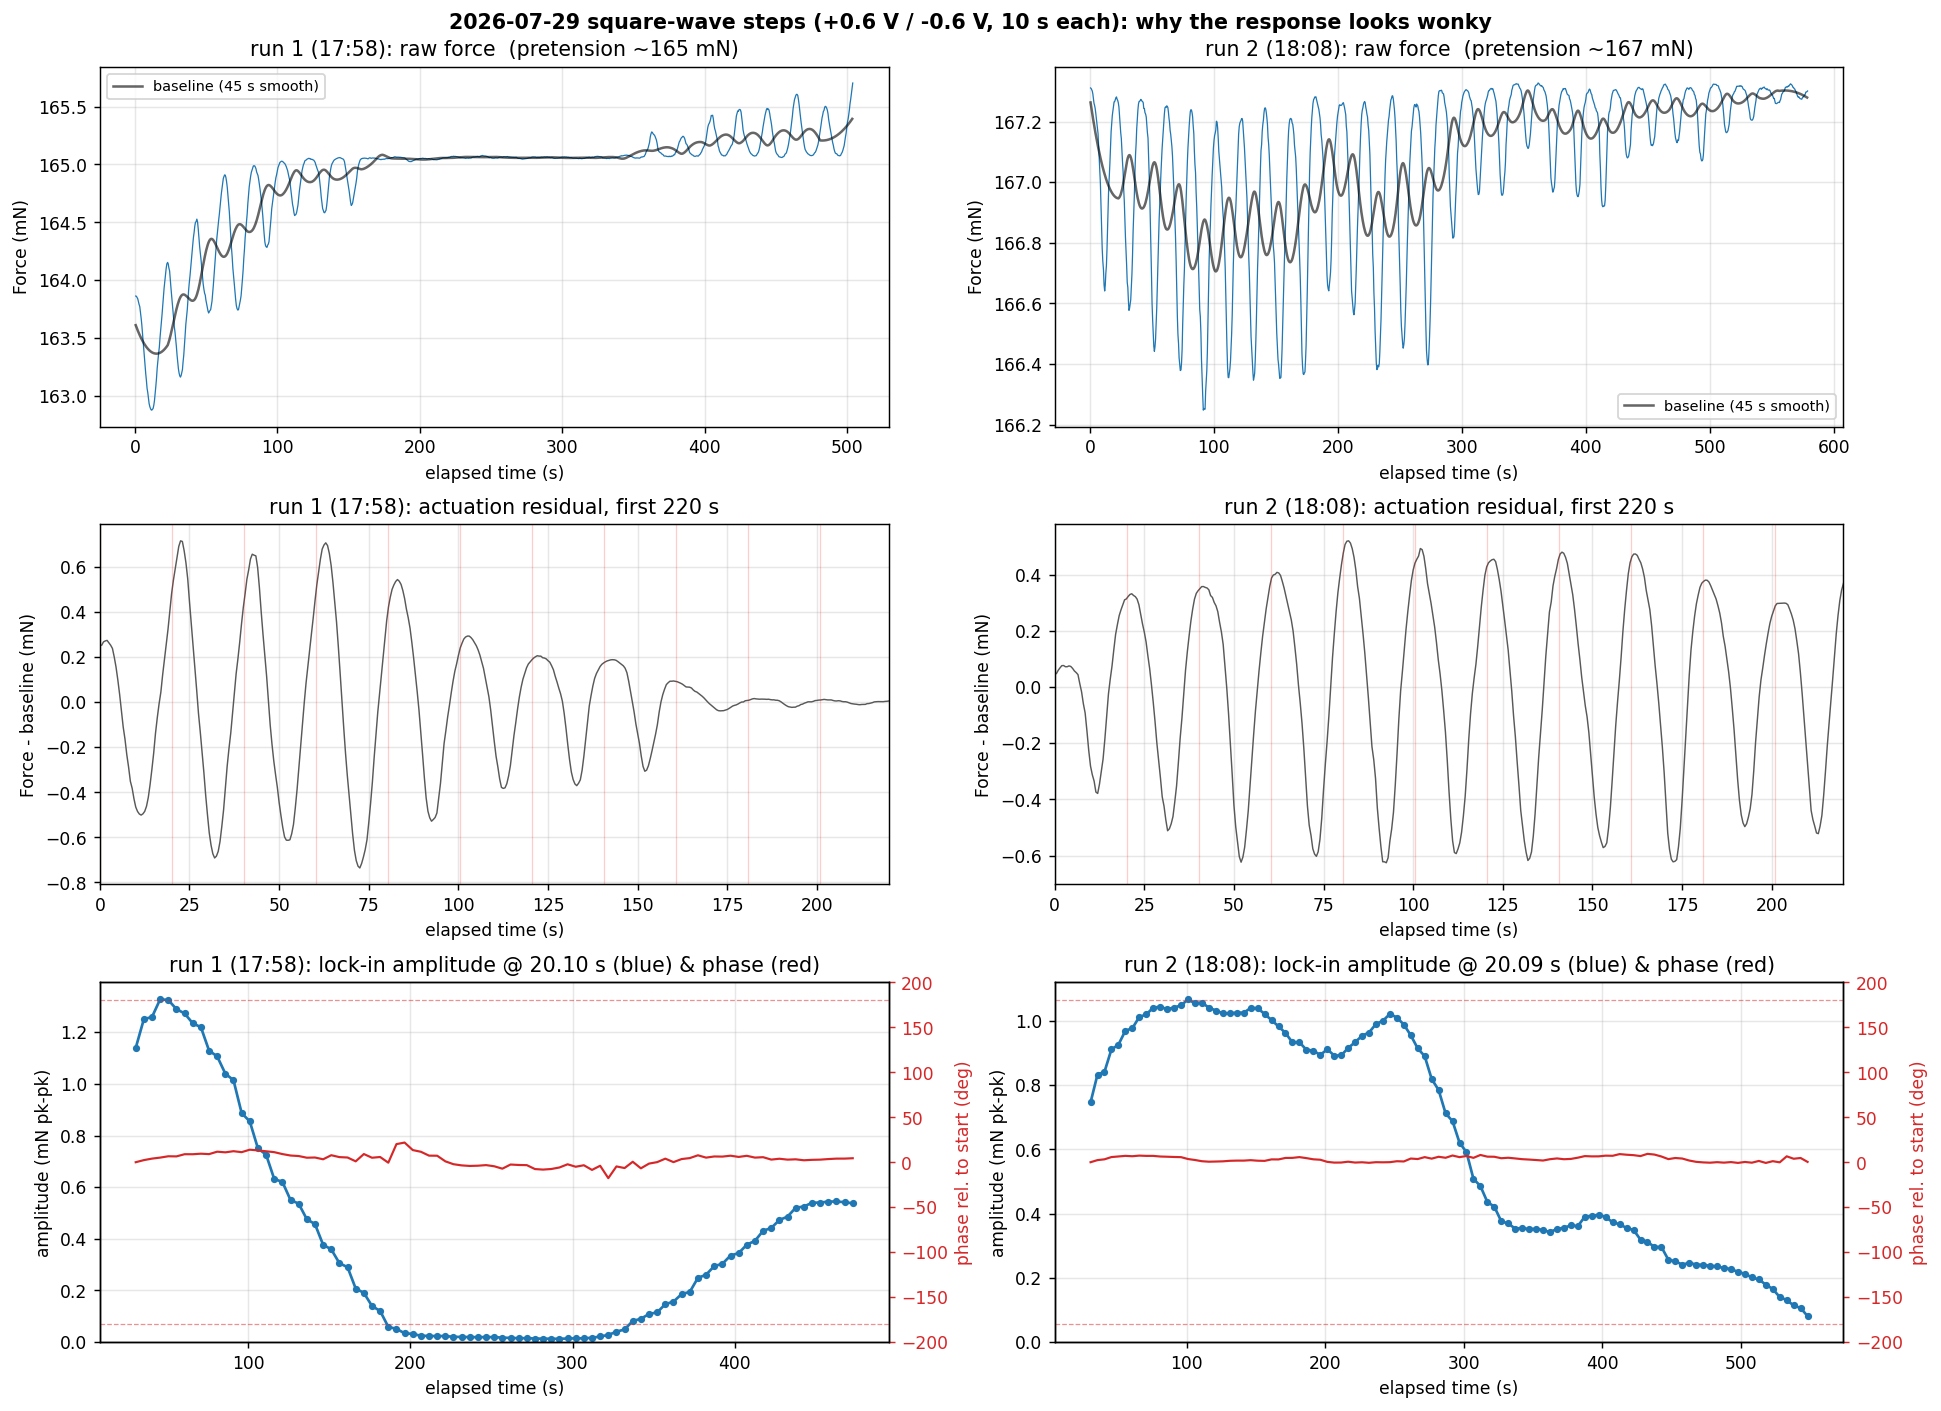

Write the Python code that produced this figure.
"""
Diagnostics for the 2026-07-29 square-wave step runs (+0.6 V / -0.6 V, 10 s per phase).

The two runs looked "wonky", so this script asks three questions:

  1. Is the drive even getting through?  -> lock-in at the 20 s drive period.
  2. How big is the response vs the CV run? -> amplitude in mN, against the 22 mN CV swing.
  3. Can the sample follow a 10 s step?     -> harmonic content of the response.

Answers (see printout): the drive IS locked in at 20.08 s, but the response is ~0.4 mN
pk-pk (about 2% of the CV swing) and almost harmonic-free, i.e. the sample is acting as
a heavy low-pass on the square drive. The run-to-run amplitude envelope collapses and
recovers WITHOUT a phase flip, so it is not a sign reversal.

FORCE run -> CH2, 56.7 mN/V, no-load baseline 1.25 V (so absolute force = (V-1.25)*gain).
"""

import numpy as np
import pandas as pd
import matplotlib.pyplot as plt
from scipy.signal import savgol_filter
from scipy.stats import pearsonr, spearmanr

GAIN_MN_PER_V = 56.7
NO_LOAD_V = 1.25            # scope volts at zero load, from the 07.20 pretension sweep
NOMINAL_PERIOD_S = 20.0     # 10 s at +0.6 V + 10 s at -0.6 V
CV_SWING_MN = 22.9          # cycle-3 swing from the same sample's 2.5 mV/s CV, for scale

RUNS = [
    ("whacky_0.6V-neg0.6V_FORCE_10sec_each_phase_scope_log_20260729_175832.csv",
     "run 1 (17:58)"),
    ("whacky2_0.6V-neg0.6V_FORCE_10sec_each_phase_scope_log_20260729_180802.csv",
     "run 2 (18:08)"),
]


def refine_period(t, y, lo=19.0, hi=21.0, n=801):
    """Least-squares best-fit drive period - confirms the drive rather than assuming it."""
    best = (np.nan, np.inf)
    for P in np.linspace(lo, hi, n):
        w = 2 * np.pi / P
        X = np.c_[np.cos(w * t), np.sin(w * t)]
        r = y - X @ np.linalg.lstsq(X, y, rcond=None)[0]
        ss = float(r @ r)
        if ss < best[1]:
            best = (P, ss)
    return best[0]


def lockin(t, y, P, n_periods=3):
    """Sliding-window amplitude and phase at period P."""
    w = 2 * np.pi / P
    W, step = n_periods * P, P / 4
    ctr = np.arange(t[0] + W / 2, t[-1] - W / 2, step)
    amp, pha = [], []
    for c in ctr:
        m = (t > c - W / 2) & (t < c + W / 2)
        if m.sum() < 20:
            amp.append(np.nan)
            pha.append(np.nan)
            continue
        tt, yy = t[m], y[m] - y[m].mean()
        a, b = np.linalg.lstsq(np.c_[np.cos(w * tt), np.sin(w * tt)], yy, rcond=None)[0]
        amp.append(2 * np.hypot(a, b))
        pha.append(np.arctan2(b, a))
    return ctr, np.array(amp), np.degrees(np.unwrap(np.array(pha)))


def harmonics(t, y, P, orders=(1, 3, 5)):
    w = 2 * np.pi / P
    out = {}
    for h in orders:
        a, b = np.linalg.lstsq(np.c_[np.cos(h * w * t), np.sin(h * w * t)], y,
                               rcond=None)[0]
        out[h] = 2 * np.hypot(a, b)
    return out


plt.rcParams.update({"figure.dpi": 120, "font.size": 9.5})
fig, axs = plt.subplots(3, 2, figsize=(15, 11))

for j, (path, lab) in enumerate(RUNS):
    d = pd.read_csv(path)
    t = d["elapsed_s"].values
    force = (d["ch2_MEAN_V"].values - NO_LOAD_V) * GAIN_MN_PER_V

    # uniform grid, then split into slow baseline (creep) + fast residual (actuation)
    tg = np.arange(t[0], t[-1], 0.5)
    yg = np.interp(tg, t, force)
    base = savgol_filter(yg, int(45 / 0.5) | 1, 2)      # 45 s > 2 drive periods
    res = yg - base
    drift = np.gradient(base, tg) * 60                  # mN/min

    P = refine_period(tg, res)
    ctr, amp, pha = lockin(tg, res, P)
    H = harmonics(tg, res, P)
    i_min = int(np.nanargmin(amp))

    ok = np.isfinite(amp)
    r, p = pearsonr(amp[ok], np.interp(ctr, tg, drift)[ok])
    rs, ps = spearmanr(amp[ok], np.interp(ctr, tg, drift)[ok])

    print(f"--- {lab} ---")
    print(f"  duration {t[-1]:.0f} s, {len(t)} samples, median dt {np.median(np.diff(t)):.3f} s")
    print(f"  absolute force (pretension) {force.min():.1f} - {force.max():.1f} mN")
    print(f"  best-fit drive period {P:.3f} s (nominal {NOMINAL_PERIOD_S})")
    print(f"  fundamental {H[1]:.3f} mN pk-pk = {100*H[1]/CV_SWING_MN:.1f}% of the "
          f"{CV_SWING_MN} mN CV swing")
    print(f"  3rd harmonic {H[3]:.4f} mN = {100*H[3]/H[1]:.1f}% of fundamental "
          f"(a step-following system would show ~33%)")
    print(f"  5th harmonic {H[5]:.4f} mN = {100*H[5]/H[1]:.1f}% of fundamental")
    print(f"  amplitude envelope: {amp[0]:.3f} -> min {amp[i_min]:.3f} mN at "
          f"t={ctr[i_min]:.0f} s -> {amp[-1]:.3f} mN")
    print(f"  phase across the null: {pha[i_min]-pha[0]:+.0f} deg before, "
          f"{pha[-1]-pha[i_min]:+.0f} deg after (a sign reversal would be +-180)")
    print(f"  amplitude vs creep rate: pearson r={r:+.3f} (p={p:.1e}), "
          f"spearman={rs:+.3f} (p={ps:.1e}) -> not the explanation")
    print(f"  baseline creep {base[-1]-base[0]:+.2f} mN over the run\n")

    ax = axs[0, j]
    ax.plot(t, force, lw=0.7, color="tab:blue")
    ax.plot(tg, base, lw=1.4, color="k", alpha=0.6, label="baseline (45 s smooth)")
    ax.set(xlabel="elapsed time (s)", ylabel="Force (mN)",
           title=f"{lab}: raw force  (pretension ~{np.median(force):.0f} mN)")
    ax.grid(alpha=0.3)
    ax.legend(fontsize=8)

    ax = axs[1, j]
    ax.plot(tg, res, lw=0.8, color="0.35")
    ax.set(xlabel="elapsed time (s)", ylabel="Force - baseline (mN)", xlim=(0, 220),
           title=f"{lab}: actuation residual, first 220 s")
    for b in np.arange(0, 220, P):
        ax.axvline(b, color="r", alpha=0.2, lw=0.7)
    ax.grid(alpha=0.3)

    ax = axs[2, j]
    ax.plot(ctr, amp, "o-", ms=3, color="tab:blue")
    ax.axhline(0, color="k", lw=0.5)
    ax.set(xlabel="elapsed time (s)", ylabel="amplitude (mN pk-pk)", ylim=(0, None),
           title=f"{lab}: lock-in amplitude @ {P:.2f} s (blue) & phase (red)")
    ax.grid(alpha=0.3)
    ax2 = ax.twinx()
    ax2.plot(ctr, pha - pha[0], lw=1.2, color="tab:red")
    ax2.set_ylabel("phase rel. to start (deg)", color="tab:red")
    ax2.tick_params(axis="y", colors="tab:red")
    ax2.set_ylim(-200, 200)
    ax2.axhline(180, ls="--", lw=0.7, color="tab:red", alpha=0.5)
    ax2.axhline(-180, ls="--", lw=0.7, color="tab:red", alpha=0.5)

fig.suptitle("2026-07-29 square-wave steps (+0.6 V / -0.6 V, 10 s each): why the "
             "response looks wonky", fontweight="bold")
fig.tight_layout()
fig.savefig("square_wave_20260729_diagnostics.png", bbox_inches="tight", dpi=130)
print("saved square_wave_20260729_diagnostics.png")
